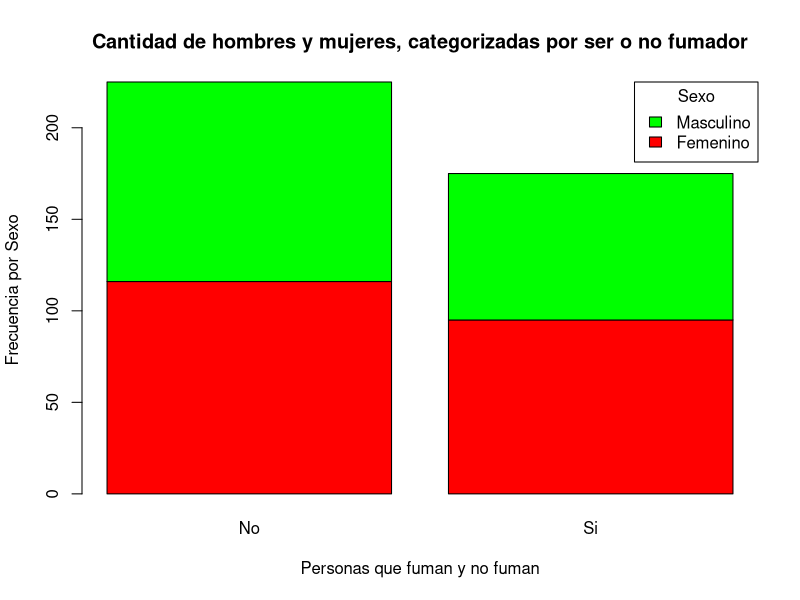
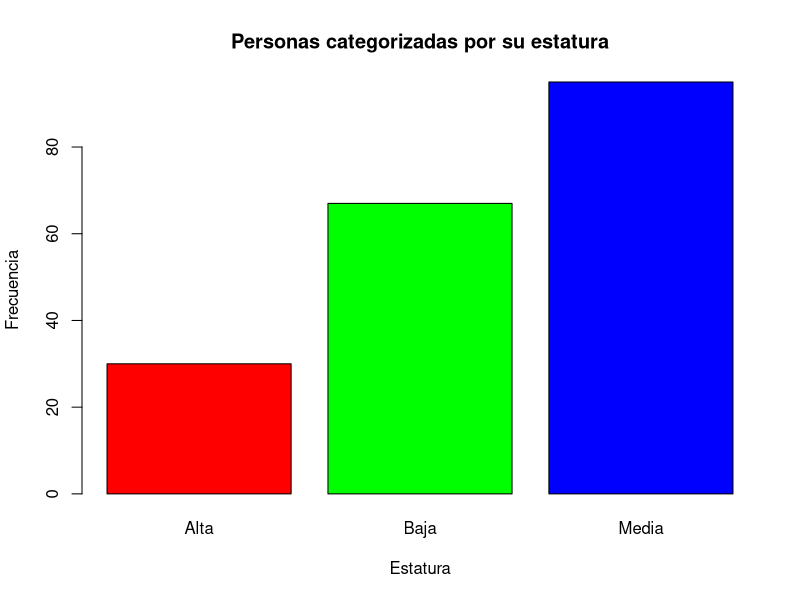
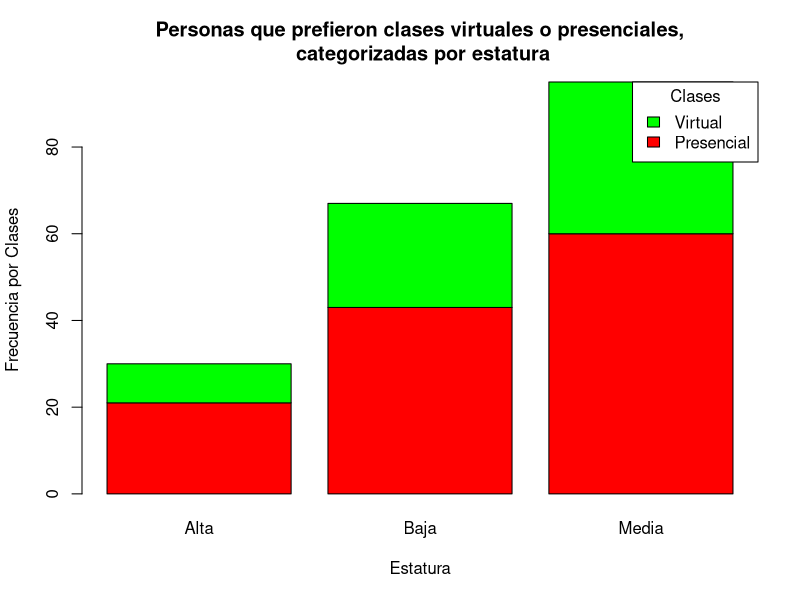
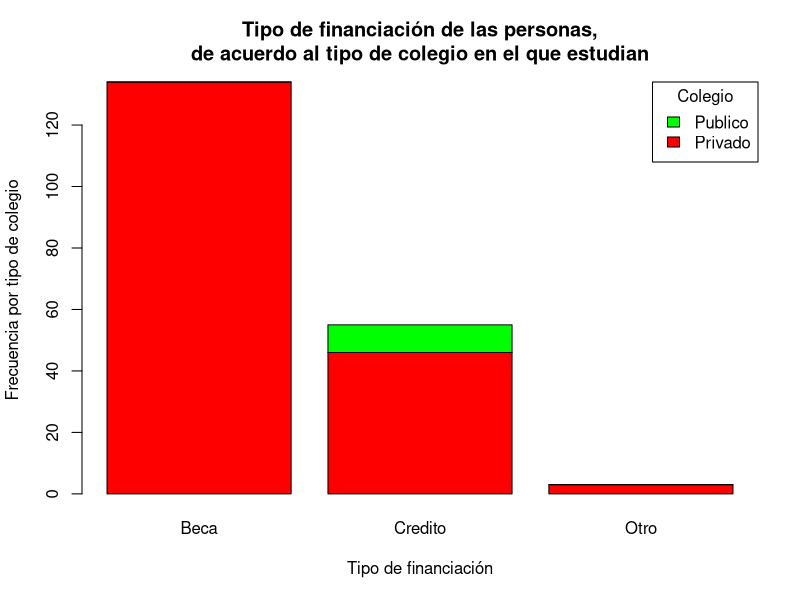
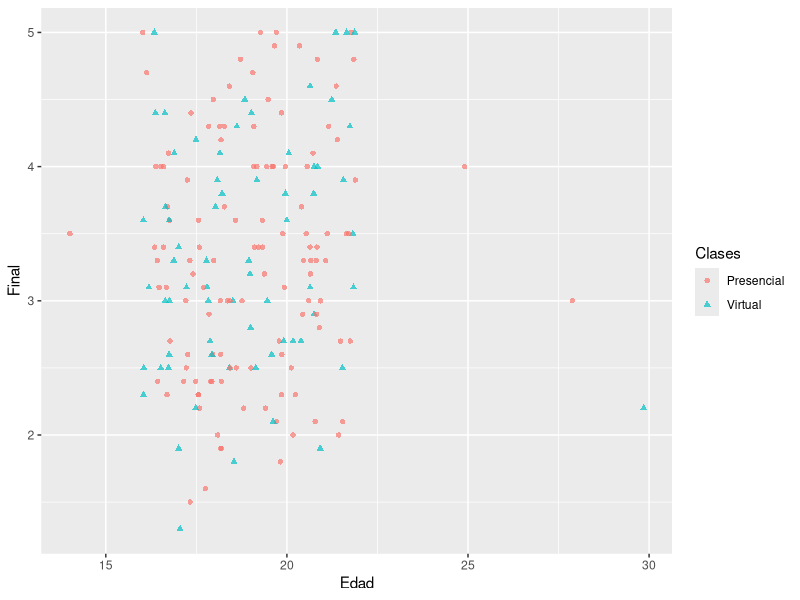
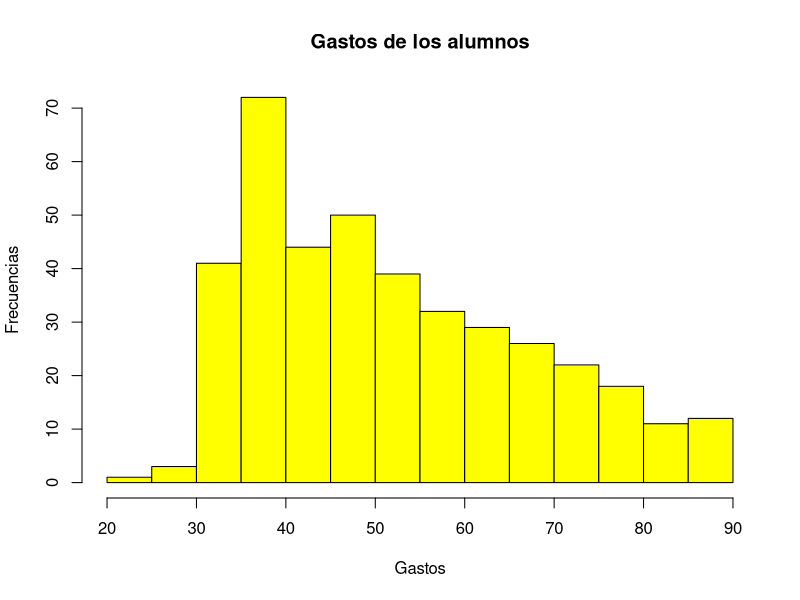

R code for these plots, in order:
## ---- chunk 1
library(dplyr)
library(tidyverse)
## ---- chunk 2
estudiantes <- read.table(file="Estudiantes.data", header=TRUE, sep = "\t")
str(estudiantes)
## ---- chunk 3
names(estudiantes)
## ---- chunk 4
object.size(estudiantes)
nrow(estudiantes)
ncol(estudiantes)
## ---- chunk 5
newdata <- estudiantes[1:10, 2:5]
## ---- chunk 6
newdata[3,2]
## ---- chunk 7
newdata[,2]
## ---- chunk 8
newdata[3,]
## ---- chunk 9
newdata[-5,]
## ---- chunk 10
newdata[,-2]
## ---- chunk 11
newdata[,2:4]
## ---- chunk 12
newdata[,c(2,4)]
## ---- chunk 13
newdata[1:4, 2:4]
## ---- chunk 14
sapply(select(estudiantes, ID, Edad, Sexo), class)
datos <- transform(estudiantes, Edad = as.numeric(Edad))
datos <- transform(estudiantes, Sexo = as.factor(Sexo))
## ---- chunk 15
# Definiendo y convirtiendo en factor
sexo <- as.factor(estudiantes$Sexo)
# Calcular tabla de frecuencias
tabla1 <- table(sexo)
## ---- chunk 16
# Definiendo y convirtiendo en factor
fuma <- as.factor(estudiantes$Fuma)
# Tabla de frecuencias con table
tabla2 <- table(sexo, fuma)
barplot(tabla2,
        main = "Cantidad de hombres y mujeres, categorizadas por ser o no fumador",
        xlab = "Personas que fuman y no fuman",
        ylab = "Frecuencia por Sexo",
        col = rainbow(3),
        legend.text = rownames(tabla2),
        args.legend = list(title = "Sexo", x = "topright"),
        horiz = FALSE)
## ---- chunk 17
MisDatos <- estudiantes[2:193, c(5:15,20,35)]
## ---- chunk 18
head(MisDatos, 6)
## ---- chunk 19
str(MisDatos)
## ---- chunk 20
names(MisDatos)
## ---- chunk 21
object.size(MisDatos)
nrow(MisDatos)
ncol(MisDatos)
## ---- chunk 22
sapply(MisDatos, class)
## ---- chunk 23
barplot(table(as.factor(MisDatos$Estatura)),
        main = "Personas categorizadas por su estatura",
        xlab = "Estatura",
        ylab = "Frecuencia",
        col = rainbow(3),
        horiz = FALSE)
## ---- chunk 24
newdata <- table(as.factor(MisDatos$Clases), as.factor(MisDatos$Estatura))
barplot(newdata,
        main = "Personas que prefieron clases virtuales o presenciales,\n categorizadas por estatura",
        xlab = "Estatura",
        ylab = "Frecuencia por Clases",
        col = rainbow(3),
        legend.text = rownames(newdata),
        args.legend = list(title = "Clases", x = "topright"),
        horiz = FALSE)
## ---- chunk 25
acumulado <- MisDatos$Acumulado
## ---- chunk 26
min(acumulado)
## ---- chunk 27
max(acumulado)
## ---- chunk 28
range(acumulado)
## ---- chunk 29
length(acumulado)
## ---- chunk 30
sum(acumulado)
## ---- chunk 31
mean(acumulado)
## ---- chunk 32
median(acumulado)
## ---- chunk 33
var(acumulado)
## ---- chunk 34
sqrt(var(acumulado))
## ---- chunk 35
sd(acumulado)
## ---- chunk 36
#skewness(acumulado)
## ---- chunk 37
newdata <- table(as.factor(MisDatos$Colegio),as.factor(MisDatos$Financiacion))
barplot(newdata,
        main = "Tipo de financiación de las personas,\nde acuerdo al tipo de colegio en el que estudian",
        xlab = "Tipo de financiación",
        ylab = "Frecuencia por tipo de colegio",
        col = rainbow(3),
        legend.text = rownames(newdata),
        args.legend = list(title = "Colegio", x = "topright"),
        horiz = FALSE)
## ---- chunk 38
ggplot(data = MisDatos, aes(x = Edad, y = Final)) + 
  geom_point(alpha = 0.7, aes(color = Clases, shape = Clases))
## ---- chunk 39
hist(estudiantes$Gastos,
     main = "Gastos de los alumnos",
     xlab = "Gastos",
     ylab = "Frecuencias",
     col = "yellow",
     freq = TRUE)
